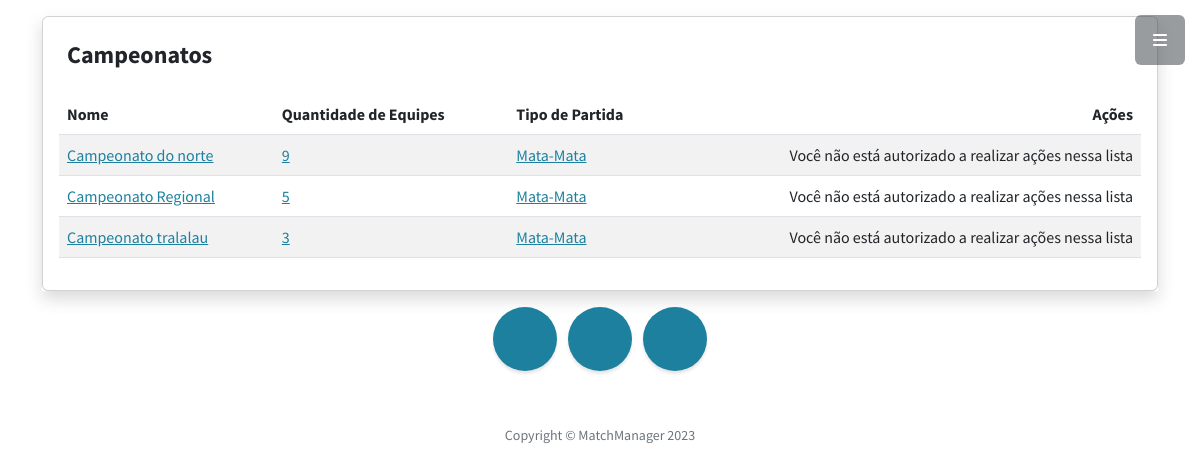
The page /campeonatos/ on the database its author committed.
### Campeonato/models.py (models this page shows, shortened)
class Campeonato(models.Model):
    TIPOS =(
        ("1", "Ponto Corrido"),
        ("2", "Mata-Mata"),
        ("3", "Fase de Grupo/Mata-Mata"))
    nome = models.CharField(max_length=200, verbose_name= 'Nome', null= True )
    qtdequipe = models.IntegerField( verbose_name= 'Quantidade de equipes', null= True )
    tipopartida = models.CharField(max_length=1,choices=TIPOS, verbose_name= 'Tipo de partida', null= True )

### Campeonato/views.py (the view)
# urls.py: path('', views.listar, name='listar'),
def listar(request):
    Campeonatos = Campeonato.objects.all()
    context = {
        "campeonatos": Campeonatos
    }
    return render(request, 'campeonatos/listar.html', context)

### Templates/campeonatos/listar.html (shortened to what this page needs)
{% extends '_base.html' %}
{% load static %}
{% block content %}
<div class="mx-auto">
    <div class="col-lg-12 shadow mt-3">
    <div class="card">
        <div class="card-body">
            <div class="card-title">
                <div class= "d-flex flex-row">
                <h4 class="p-2 col-lg-4">Campeonatos</h4>
                <div class=" p-2 col-lg-8 d-grid gap-2 d-md-flex justify-content-md-end">
                    </div>
                </div>
            </div>
            <div class="table-responsive">
                <table class="table table-striped ">
                    <thead>
                        <tr>
                            <th>Nome</th>
                            <th>Quantidade de Equipes</th>
                            <th>Tipo de Partida</th>
                            <th style="text-align:right">Ações</th>
                        </tr>
                    </thead>
                    <tbody>
                    {% if campeonatos %}
                    {% for p in campeonatos %}
                        <tr>
                            <td><a href="/campeonatos/{{ p.id }}/"class="text-primary">{{ p.nome }}</a></td>
                            <td><a href="/campeonatos/{{ p.id }}/"class="text-primary">{{ p.qtdequipe }}</a></td>
                            <td><a href="/campeonatos/{{ p.id }}/"class="text-primary">{{ p.tipopartida }}</a></td>
                            <td style="text-align:right">
                                {% if request.user.is_authenticated %}
                                <span>
                                    <a href="/campeonatos/excluir/{{ p.id }}/" data-toggle="tooltip" data-placement="top" title="" data-original-title="Close"><i class="fa fa-close color-danger m-2"></i></a>
                                    <a href="/campeonatos/editar/{{ p.id }}/" data-toggle="tooltip" data-placement="top" title="" data-original-title="Edit"><i class="fa fa-pencil color-muted m-r-5 m-2"></i> </a>
                                    </span>
                                    {% else %}
                                    <a> Você não está autorizado a realizar ações nessa lista </a>
                                {% endif %}
                                </td>
                        </tr>
                        {%endfor%}
                    {% else %}
                                    <p>Não há registro de campeonatos.</p>
                    {%endif%}
                </tbody>
                </table>
            </div>
        </div>
    </div>
</div>
</div>
{%endblock%}

### rows shown on the page
Campeonato: nome "Campeonato do norte", qtdequipe "9", tipopartida "Mata-Mata"
Campeonato: nome "Campeonato Regional", qtdequipe "5", tipopartida "Mata-Mata"
Campeonato: nome "Campeonato tralalau", qtdequipe "3", tipopartida "Mata-Mata"
